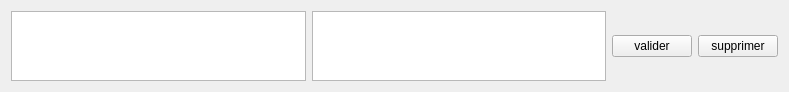
<?xml version="1.0" encoding="UTF-8"?>
<ui version="4.0">
 <class>Form</class>
 <widget class="QWidget" name="Form">
  <property name="geometry">
   <rect>
    <x>0</x>
    <y>0</y>
    <width>789</width>
    <height>89</height>
   </rect>
  </property>
  <property name="windowTitle">
   <string>Form</string>
  </property>
  <layout class="QHBoxLayout" name="horizontalLayout_2" stretch="1,1,0">
   <item>
    <widget class="QPlainTextEdit" name="plaintext_question">
     <property name="plainText">
      <string/>
     </property>
    </widget>
   </item>
   <item>
    <widget class="QPlainTextEdit" name="plaintext_reponse"/>
   </item>
   <item>
    <layout class="QHBoxLayout" name="horizontalLayout">
     <item>
      <widget class="QPushButton" name="btn_enregistrer">
       <property name="text">
        <string>valider</string>
       </property>
      </widget>
     </item>
     <item>
      <widget class="QPushButton" name="btn_supprimer">
       <property name="text">
        <string>supprimer</string>
       </property>
      </widget>
     </item>
    </layout>
   </item>
  </layout>
 </widget>
 <resources/>
 <connections/>
</ui>
